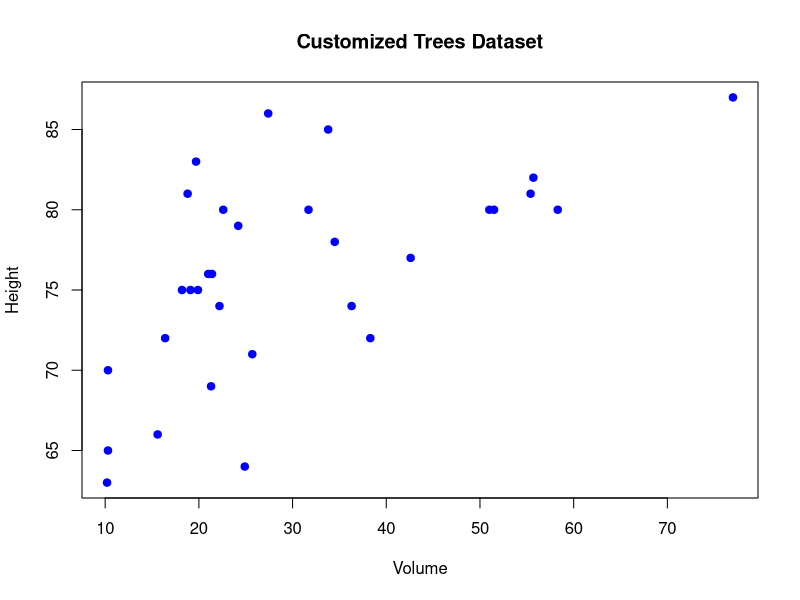

Recreate this plot in R.

plot(trees$Volume, trees$Height,
     main = "Customized Trees Dataset",
     xlab = "Volume",
     ylab = "Height",
     pch = 19,
     col = "blue")